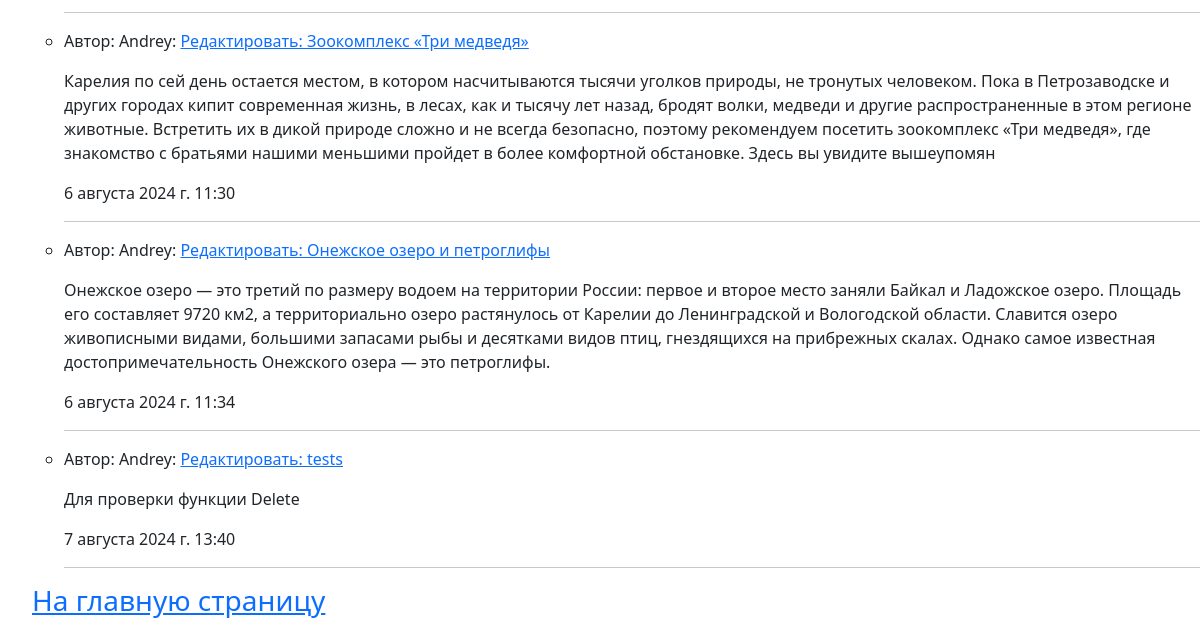
The page /board/post/ (lower part) on the database as committed earlier.
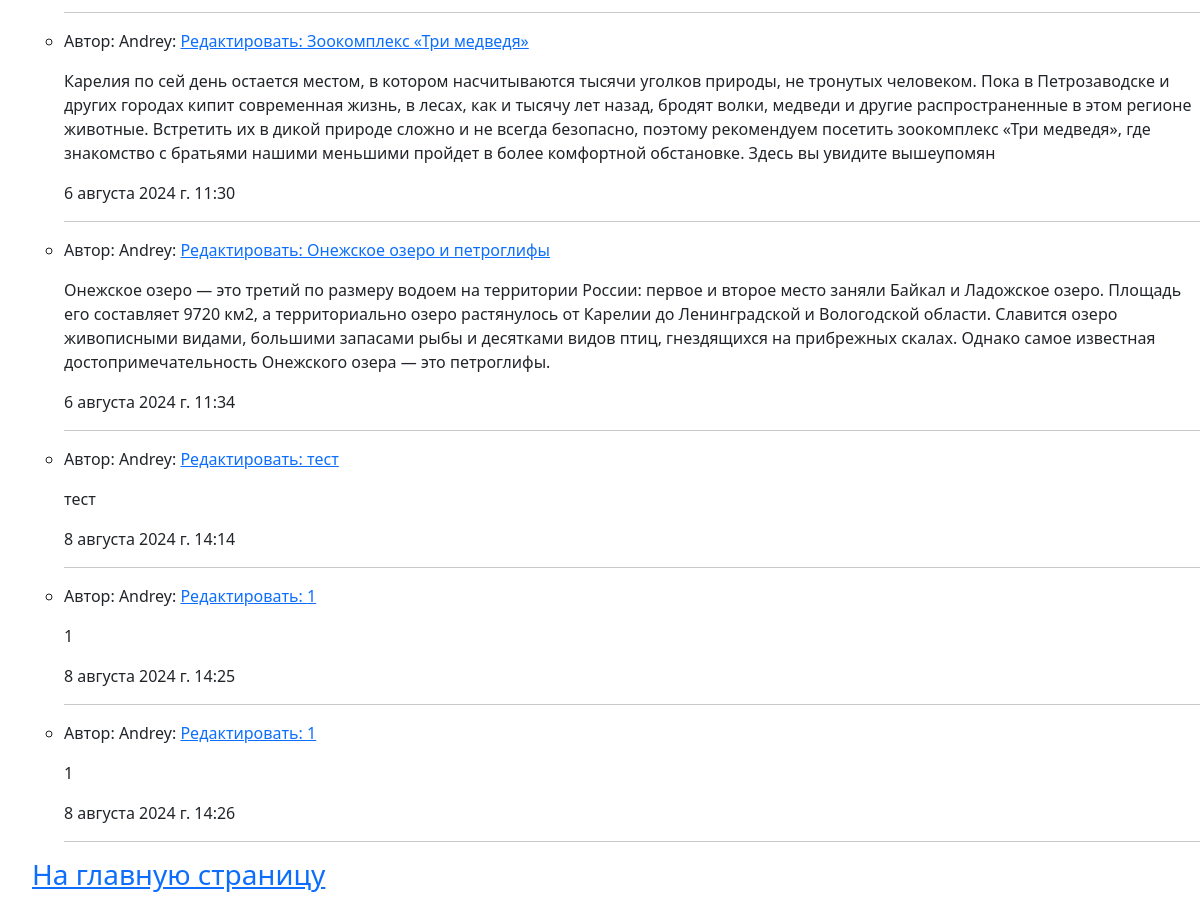
The same page on the database as committed later.
### board/models.py (models this page shows, shortened)
class Post(models.Model):
    author = models.CharField(max_length=50, verbose_name='Автор')
    title = models.CharField(max_length=200, verbose_name='Заголовок')
    text = models.TextField(max_length=500, verbose_name='Текст объявления')
    created_at = models.DateTimeField(default=timezone.now, verbose_name='Опубликовано',
                                      editable=False)  # Параметр 'editable' отключает возможность для редактирования
    url_adders = models.CharField(max_length=150, verbose_name='Ссылка на сайт')
    image = models.ImageField(upload_to='posts/', null=True, verbose_name='Изображение')
    class Meta:  # Настроечный класс
        verbose_name = 'Объявление'
        verbose_name_plural = 'Объявления'

### board/views.py (the view)
# urls.py: path('post/', post_list, name='post_list'),
def post_list(request):
    posts = Post.objects.all()
    context = {
        'title': 'Объявления',
        'posts': posts
    }
    return render(request, template_name='board/posts.html', context=context)

### board/templates/board/posts.html (shortened to what this page needs)
{% extends 'board/base.html' %}
{% block content %}
<ul>
    <br>
    <ul>
        {% for post in posts %}
        <li><p>Автор: {{post.author}}: <a href="{% url 'board:post_detail' pk=post.id %}"> Редактировать:
            {{post.title}}</a></p>
            <p>{{post.text}}</p>
            <p>{{post.created_at}}</p></li>
        <hr>
        {% endfor %}
    </ul>
    <a href="{% url 'board:index' %}"><h3>На главную страницу</h3></a>
</ul>
{% endblock content %}

Rows that differ between the two databases and show on the page:
removed Post: author "Andrey", title "tests", text "Для проверки функции Delete", created_at "7 августа 2024 г. 13:40"
added Post: author "Andrey", title "тест", text "тест", created_at "8 августа 2024 г. 14:14"
added Post: author "Andrey", title "1", text "1", created_at "8 августа 2024 г. 14:25"
added Post: author "Andrey", title "1", text "1", created_at "8 августа 2024 г. 14:26"
